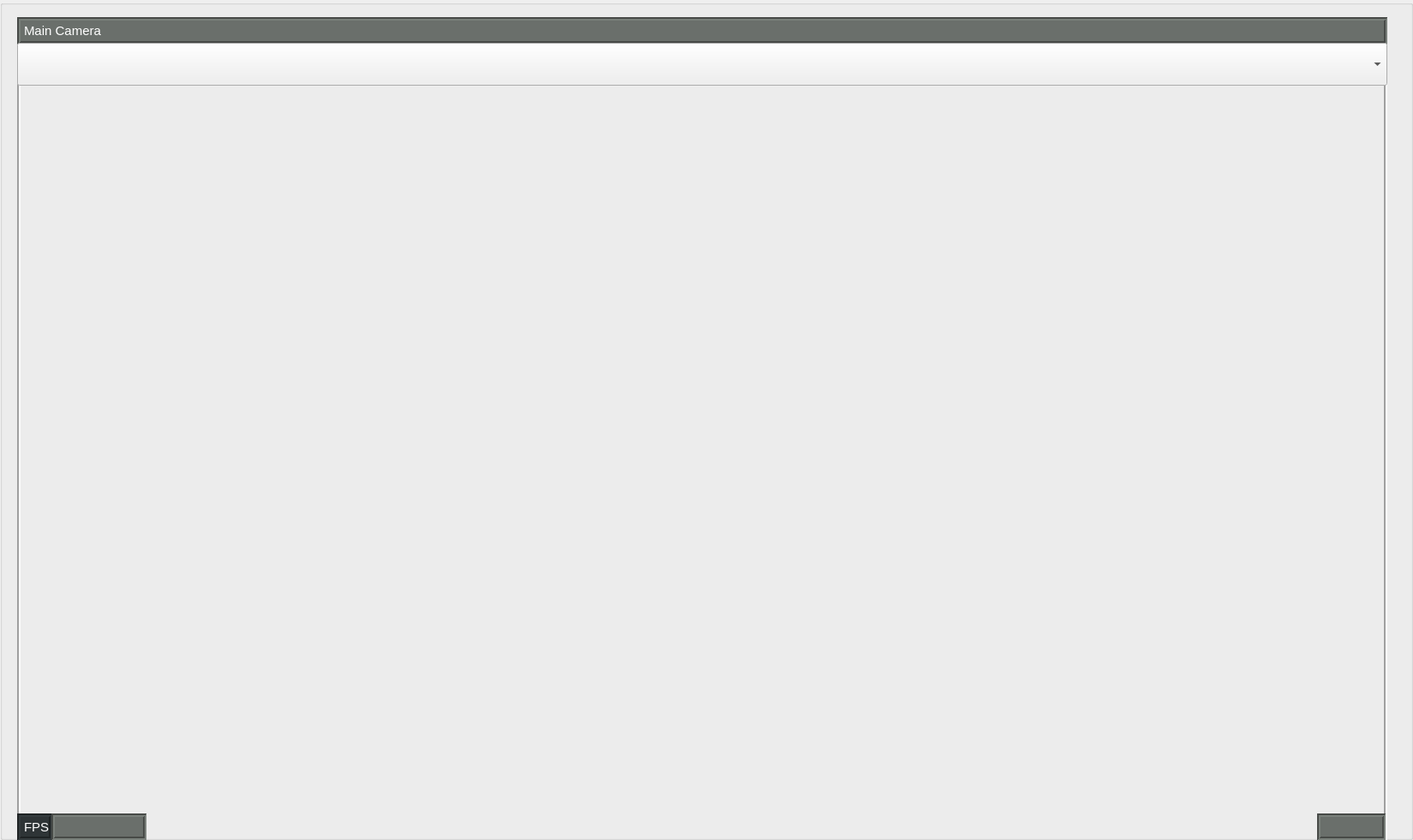
   <widget class="QGroupBox" name="groupBox_3">
    <property name="geometry">
     <rect>
      <x>12</x>
      <y>10</y>
      <width>1650</width>
      <height>981</height>
     </rect>
    </property>
    <property name="title">
     <string/>
    </property>
    <widget class="QLabel" name="img_size_main">
     <property name="geometry">
      <rect>
       <x>1538</x>
       <y>950</y>
       <width>80</width>
       <height>31</height>
      </rect>
     </property>
     <property name="styleSheet">
      <string notr="true">background-color: rgb(106,111,107);
font: 11pt;
color: white;</string>
     </property>
     <property name="frameShape">
      <enum>QFrame::Box</enum>
     </property>
     <property name="frameShadow">
      <enum>QFrame::Sunken</enum>
     </property>
     <property name="lineWidth">
      <number>2</number>
     </property>
     <property name="text">
      <string/>
     </property>
     <property name="textFormat">
      <enum>Qt::AutoText</enum>
     </property>
     <property name="openExternalLinks">
      <bool>false</bool>
     </property>
    </widget>
    <widget class="QLabel" name="label">
     <property name="geometry">
      <rect>
       <x>20</x>
       <y>950</y>
       <width>41</width>
       <height>31</height>
      </rect>
     </property>
     <property name="styleSheet">
      <string notr="true">background-color: rgb(46,52,54);
font: 11pt;
color: white;</string>
     </property>
     <property name="frameShape">
      <enum>QFrame::Box</enum>
     </property>
     <property name="frameShadow">
      <enum>QFrame::Sunken</enum>
     </property>
     <property name="lineWidth">
      <number>2</number>
     </property>
     <property name="text">
      <string>FPS</string>
     </property>
     <property name="textFormat">
      <enum>Qt::AutoText</enum>
     </property>
     <property name="openExternalLinks">
      <bool>false</bool>
     </property>
    </widget>
    <widget class="QLabel" name="img1">
     <property name="geometry">
      <rect>
       <x>20</x>
       <y>85</y>
       <width>1600</width>
       <height>900</height>
      </rect>
     </property>
     <property name="frameShape">
      <enum>QFrame::Box</enum>
     </property>
     <property name="frameShadow">
      <enum>QFrame::Sunken</enum>
     </property>
     <property name="lineWidth">
      <number>2</number>
     </property>
     <property name="text">
      <string/>
     </property>
    </widget>
    <widget class="QLabel" name="fps_main">
     <property name="geometry">
      <rect>
       <x>60</x>
       <y>950</y>
       <width>111</width>
       <height>31</height>
      </rect>
     </property>
     <property name="styleSheet">
      <string notr="true">background-color: rgb(106,111,107);
font: 11pt;
color: white;</string>
     </property>
     <property name="frameShape">
      <enum>QFrame::Box</enum>
     </property>
     <property name="frameShadow">
      <enum>QFrame::Sunken</enum>
     </property>
     <property name="lineWidth">
      <number>2</number>
     </property>
     <property name="text">
      <string/>
     </property>
     <property name="textFormat">
      <enum>Qt::AutoText</enum>
     </property>
     <property name="openExternalLinks">
      <bool>false</bool>
     </property>
    </widget>
    <widget class="QLabel" name="label_main_cam_title">
     <property name="geometry">
      <rect>
       <x>20</x>
       <y>20</y>
       <width>1600</width>
       <height>32</height>
      </rect>
     </property>
     <property name="styleSheet">
      <string notr="true">background-color: rgb(106,111,107);
font: 11pt;
color: White;</string>
     </property>
     <property name="frameShape">
      <enum>QFrame::Box</enum>
     </property>
     <property name="frameShadow">
      <enum>QFrame::Sunken</enum>
     </property>
     <property name="lineWidth">
      <number>2</number>
     </property>
     <property name="text">
      <string>Main Camera</string>
     </property>
     <property name="textFormat">
      <enum>Qt::AutoText</enum>
     </property>
     <property name="openExternalLinks">
      <bool>false</bool>
     </property>
    </widget>
    <widget class="QComboBox" name="topic_img1">
     <property name="geometry">
      <rect>
       <x>20</x>
       <y>50</y>
       <width>1600</width>
       <height>50</height>
      </rect>
     </property>
    </widget>
    <zorder>img1</zorder>
    <zorder>img_size_main</zorder>
    <zorder>label</zorder>
    <zorder>fps_main</zorder>
    <zorder>label_main_cam_title</zorder>
    <zorder>topic_img1</zorder>
   </widget>
